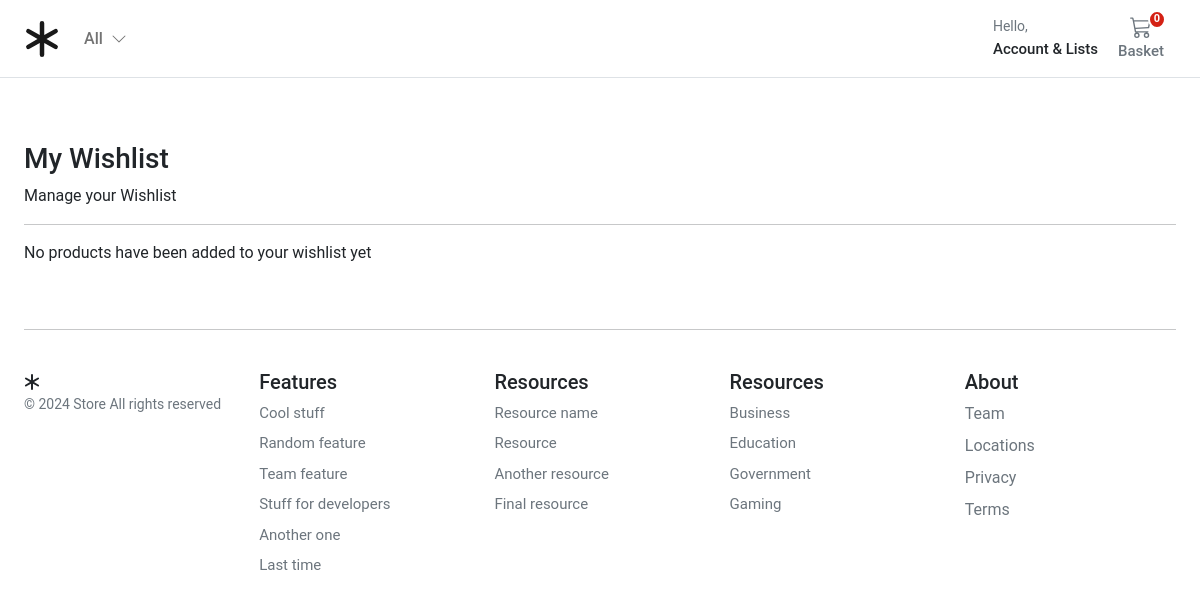
The app's page /account/wishlist (signed in), older data.
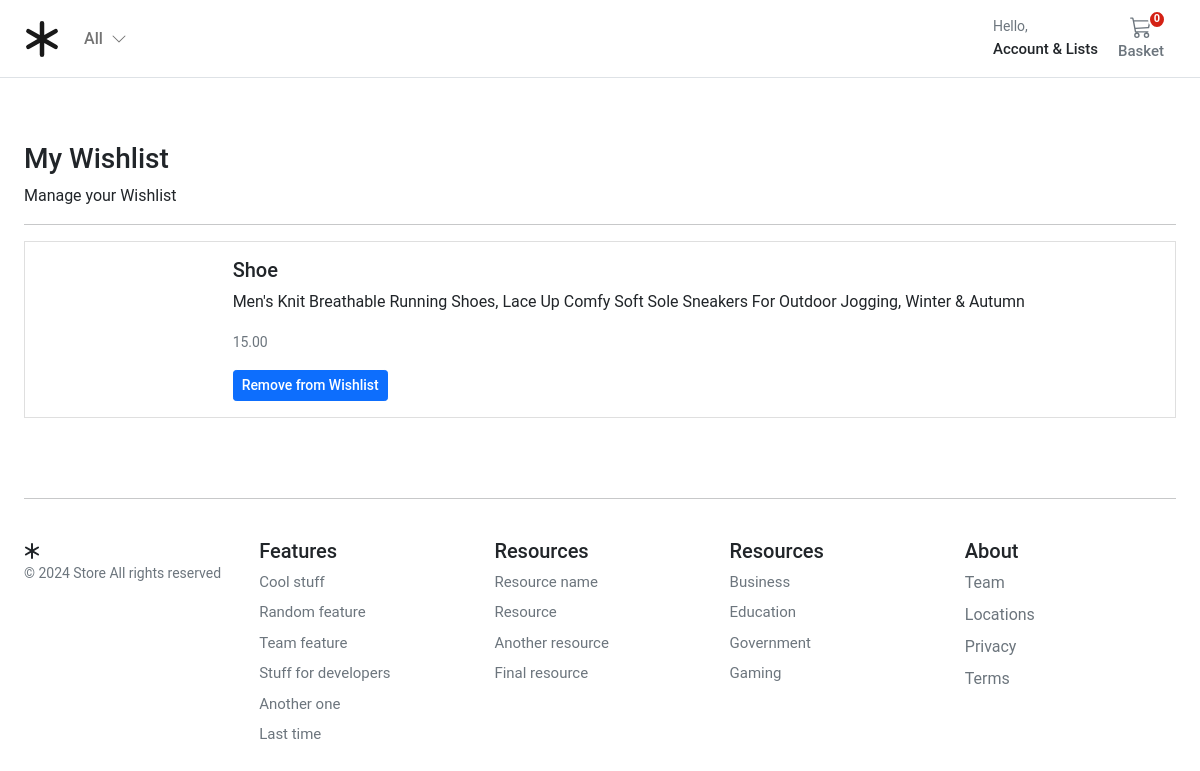
The same page, newer data.
### store/models.py (models this page shows, shortened)
class Product(models.Model):
    product_type = models.ForeignKey(ProductType, on_delete=models.RESTRICT)
    category = models.ForeignKey(Category, on_delete=models.RESTRICT)
    title = models.CharField(
        verbose_name=_("title"),
        help_text=_("Required"),
        max_length=255,
    )
    description = models.TextField(verbose_name=_("description"), help_text=_("Not Required"), blank=True)
    slug = models.SlugField(max_length=255)
    regular_price = models.DecimalField(
        verbose_name=_("Regular price"),
        help_text=_("Maximum 999.99"),
        error_messages={
            "name": {
                "max_length": _("The price must be between 0 and 999.99."),
            },
        },
        max_digits=5,
        decimal_places=2,
    )
    discount_price = models.DecimalField(
        verbose_name=_("Discount price"),
        help_text=_("Maximum 999.99"),
        error_messages={
            "name": {
                "max_length": _("The price must be between 0 and 999.99."),
            },
        },
        max_digits=5,
        decimal_places=2,
    )
    is_active = models.BooleanField(
        verbose_name=_("Product visibility"),
        help_text=_("Change product visibility"),
        default=True,
    )
    created_at = models.DateTimeField(_("Created at"), auto_now_add=True, editable=False)
    updated_at = models.DateTimeField(_("Updated at"), auto_now=True)
    users_wishlist = models.ManyToManyField(settings.AUTH_USER_MODEL, related_name="user_wishlist", blank=True)
    class Meta:
        ordering = ("-created_at",)
        verbose_name = _("Product")
        verbose_name_plural = _("Products")

### account/views.py (the view)
# urls.py: path("wishlist", views.wishlist, name="wishlist"),
@login_required
def wishlist(request):
    products = Product.objects.filter(users_wishlist=request.user)
    return render(request, "account/dashboard/user_wish_list.html", {"wishlist": products})

### store/context_processors.py (called while the page is built)
def categories(request):
    return {"categories": Category.objects.filter(level=0)}

### store/models.py (called while the page is built)
    def get_absolute_url(self):
        return reverse("store:category_list", args=[self.slug])

### templates/account/dashboard/user_wish_list.html (shortened to what this page needs)
{% extends "../sub_base.html" %}
{% block sub_content %}
<div class="col-12 mx-auto">
  <h1 class="h3">My Wishlist</h1>
  <div>Manage your Wishlist</div>
  <hr />
  {% if wishlist %}
  {% for product in wishlist  %}
  <div class="card mb-3 rounded-0">
    <div class="row g-0">
      <div class="col-md-2">
      </div>
      <div class="col-md-10">
        <div class="card-body">
          <h5 class="card-title">{{product.title}}</h5>
          <p class="card-text">{{product.description}}</p>
          <p class="card-text"><small class="text-muted">{{product.regular_price}}</small></p>
          <a type="button" class="btn btn-primary fw500 btn-sm" href="{% url 'account:user_wishlist' product.id %}">Remove from Wishlist</a>
        </div>
      </div>
    </div>
  </div>
  {% endfor %}
  {% else %}
  <p class="card-text">No products have been added to your wishlist yet</p>
  {% endif %}
</div>
{% endblock %}

### templates/account/sub_base.html
{% extends "../base.html" %}
{% load static %}
{% block stylesheet %}{% static 'account/css/account.css' %}{% endblock %}
{% block content %}
<div class="container">
  <div class="login d-flex align-items-center">
    <div class="col-12 col-md-12 col-lg-12 mx-auto">
      {% block sub_content %}{% endblock %}
    </div>
  </div>
</div>
{% endblock %}

### templates/base.html (shortened to what this page needs)
{% load static %}
<!DOCTYPE html>
<html>
<head>
  <link href="https://cdn.jsdelivr.net/npm/bootstrap@5.0.0-beta1/dist/css/bootstrap.min.css" rel="stylesheet"
>
  <link rel="stylesheet" href="{% static 'core/css/base.css' %}">
  <link rel="stylesheet" href="{% block stylesheet %}{% endblock %}">
</head>
<body>
  <header class="pb-3">
    <nav class="navbar navbar-expand-md navbar-light bg-white border-bottom">
      <div class="container-fluid px-md-4">
        <div class="d-flex w-100 navbar-collapse">
          <a class="navbar-brand d-flex-inline" href="/">
          </a>
          <ul class="navbar-nav me-auto mb-2 mb-md-0">
            <li class="nav-item dropdown">
              <a class="nav-link dropdown-toggle d-none d-md-block fw500" href="#" id="navbarDropdown" role="button"
                data-bs-toggle="dropdown" aria-expanded="false">
                All
                <i class="ps-1"><svg xmlns="http://www.w3.org/2000/svg" width="16" height="16" fill="currentColor"
                    class="bi bi-chevron-down" viewBox="0 0 16 16">
                    <path fill-rule="evenodd"
                      d="M1.646 4.646a.5.5 0 0 1 .708 0L8 10.293l5.646-5.647a.5.5 0 0 1 .708.708l-6 6a.5.5 0 0 1-.708 0l-6-6a.5.5 0 0 1 0-.708z" />
                  </svg></i>
              </a>
            </li>
          </ul>
          <div>
            <div class="collapse navbar-collapse" id="navbarSupportedContent2">
              <ul class="navbar-nav me-auto mb-2 mb-lg-0">
                <li class="nav-item dropdown">
                  <a class="nav-link dropdown-toggle text-reset" href="#" id="navbarDropdown" role="button"
                    data-bs-toggle="dropdown" aria-expanded="false">
                    <div class="small text-muted">Hello,
                    </div>
                    <span class="fs15 fw500">Account &amp; Lists
                    </span>
                  </a>
                </li>
              </ul>
            </div>
          </div>
          <a type="button" role="button" href="{% url "basket:basket_summary" %}"
            class="btn btn-outline-secondary border-0 basket-btn">
            {% with total_qty=basket|length %}
            <div id="basket-qty" class="basket-qty">
              {% if total_qty > 0 %}
              {{ total_qty }}
              {% else %}
              0
              {% endif %}
            </div>
            {% endwith %}
            <div>
            </div>
            <span class="fs15 fw500">Basket</span>
          </a>
        </div>
      </div>
    </nav>
  </header>
  <main class="pt-5">
    <div id="content">{% block content %} {% endblock %}</div>
  </main>
  <footer class="container py-5 footer">
    <hr>
    <div class="row pt-4">
      <div class="col-12 col-md">
        <small class="d-block mb-3 text-muted">&copy; 2024 Store All rights reserved</small>
      </div>
      <div class="col-6 col-md fs15">
        <h5>Features</h5>
        <ul class="list-unstyled">
          <li><a class="link-secondary text-decoration-none" href="#">Cool stuff</a></li>
          <li><a class="link-secondary text-decoration-none" href="#">Random feature</a></li>
          <li><a class="link-secondary text-decoration-none" href="#">Team feature</a></li>
          <li><a class="link-secondary text-decoration-none" href="#">Stuff for developers</a></li>
          <li><a class="link-secondary text-decoration-none" href="#">Another one</a></li>
          <li><a class="link-secondary text-decoration-none" href="#">Last time</a></li>
        </ul>
      </div>
      <div class="col-6 col-md fs15">
        <h5>Resources</h5>
        <ul class="list-unstyled">
          <li><a class="link-secondary text-decoration-none" href="#">Resource name</a></li>
          <li><a class="link-secondary text-decoration-none" href="#">Resource</a></li>
          <li><a class="link-secondary text-decoration-none" href="#">Another resource</a></li>
          <li><a class="link-secondary text-decoration-none" href="#">Final resource</a></li>
        </ul>
      </div>
      <div class="col-6 col-md fs15">
        <h5>Resources</h5>
        <ul class="list-unstyled">
          <li><a class="link-secondary text-decoration-none" href="#">Business</a></li>
          <li><a class="link-secondary text-decoration-none" href="#">Education</a></li>
          <li><a class="link-secondary text-decoration-none" href="#">Government</a></li>
          <li><a class="link-secondary text-decoration-none" href="#">Gaming</a></li>
        </ul>
      </div>
      <div class="col-6 col-md">
        <h5>About</h5>
        <ul class="list-unstyled">
          <li><a class="link-secondary text-decoration-none" href="#">Team</a></li>
          <li><a class="link-secondary text-decoration-none" href="#">Locations</a></li>
          <li><a class="link-secondary text-decoration-none" href="#">Privacy</a></li>
          <li><a class="link-secondary text-decoration-none" href="#">Terms</a></li>
        </ul>
      </div>
    </div>
  </footer>
</body>
</html>

### static/core/css/base.css (style rules this page uses)
@media (min-width: 1000px) { .container { max-width: 1000px; } }
@media (max-width: 1200px) { .container { max-width: 100%; padding:0 24px; } }
.dropdown-toggle::after { display: none; }
html, body, p, div { letter-spacing: -0.02px; font-family: 'Roboto', sans-serif; }
.fs15 { font-size: 0.9375rem; }
.fw500 { font-weight: 500; }
.basket-qty { color: #fff; background: #d42114; border: 2px solid #fff; border-radius: 50%; text-align: center; font-size: 11px; height: 15px; width: 14px; position: absolute; box-sizing: content-box; font-weight: 600; display: flex; justify-content: center; align-items: center; top: 1px; right: 10px; }
.basket-btn { position: relative; }
.footer > div > div > ul > li { padding-bottom:8px; }

Row changes from the older to the newer data that the page shows:
now on this page (row edited): Product: title "Shoe", description "Men's Knit Breathable Running Shoes, Lace Up Comfy Soft Sole Sneakers For Outdoor Jogging, Winter & Autumn", regular_price "15.00"
Text that changed along with them:
text no longer shown: "No products have been added to your wishlist yet"
